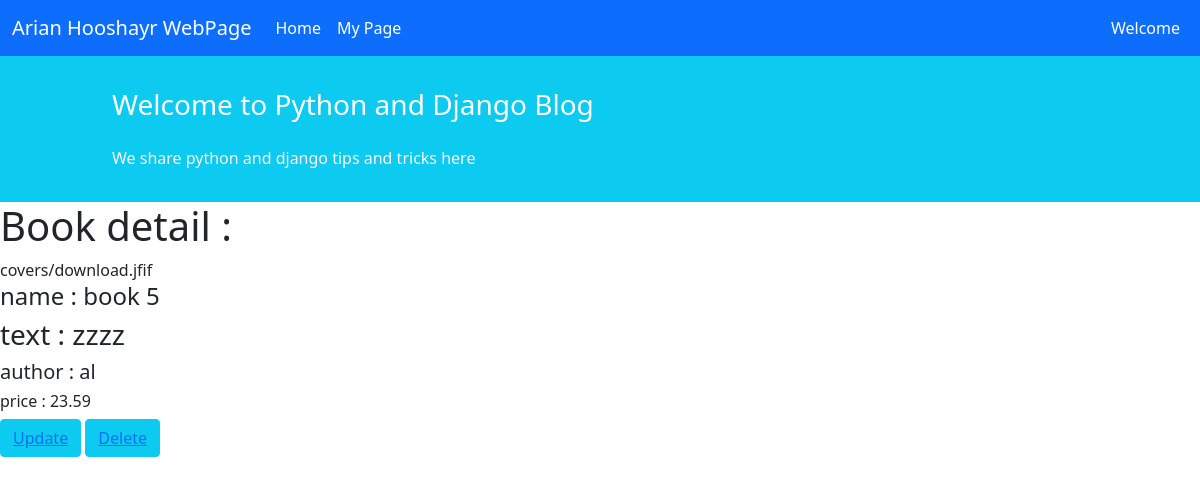
Screenshot of /book/6/ with the database file from the repository.
### book/models.py (models this page shows, shortened)
class Book(models.Model):
    title = models.CharField(max_length=200)
    author = models.CharField(max_length=100)
    content = models.TextField()
    cover = models.ImageField(upload_to='covers/', blank=True)
    price = models.DecimalField(max_digits=5, decimal_places=2)

### book/views.py (the view)
class BookDetailView(generic.DetailView):
    model = Book
    template_name = 'book/book_detail.html'

### templates/book/book_detail.html (shortened to what this page needs)
{% extends '_base.html' %}
{% block content %}
    <h1>Book detail :</h1>
    {% if book.cover %}
       {{ book.cover}}
    {% else %}
        <h1>asdfghjk</h1>
    {% endif %}
    <h4>name : {{ book.title }}</h4>
    <h3> text : {{ book.content }}</h3>
    <h5>author : {{ book.author }}</h5>
    <h6>price : {{ book.price }}</h6>
    <button class="btn btn-info" type="submit"><a href="{% url 'Book_update_view' book.id %}">
        Update</a></button>
    <button class="btn btn-info" type="submit"><a href="{% url 'Book_delete_view' book.id %}">
        Delete</a></button>
{% endblock %}

### rows the page displays
Book: cover "covers/download.jfif", title "book 5", content "zzzz", author "al", price "23.59"
